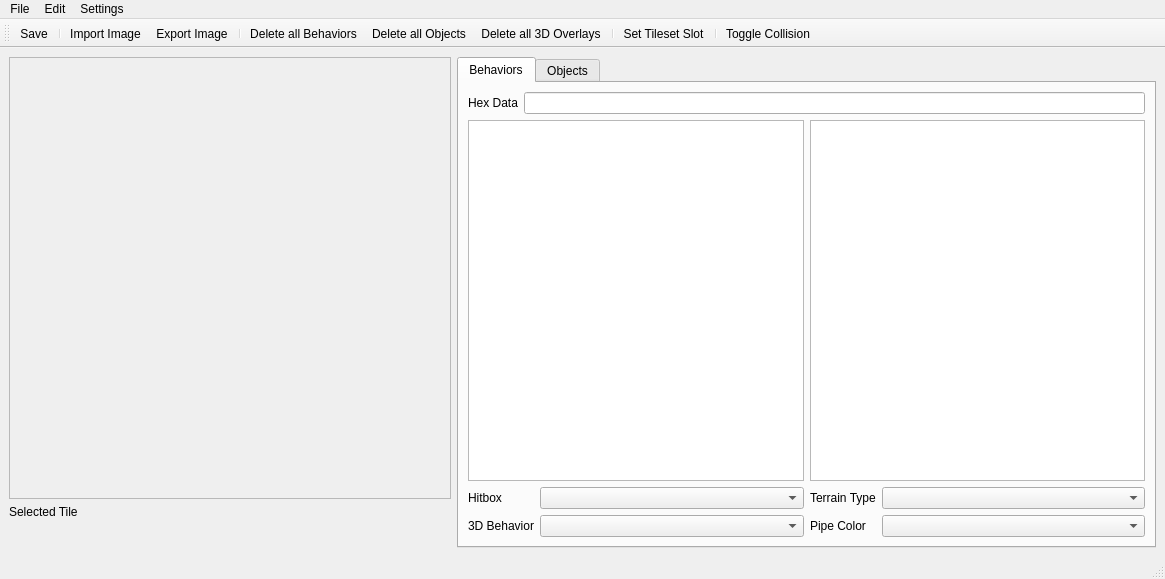
<?xml version="1.0" encoding="UTF-8"?>
<ui version="4.0">
 <class>TilesetEditorWindow</class>
 <widget class="QMainWindow" name="TilesetEditorWindow">
  <property name="geometry">
   <rect>
    <x>0</x>
    <y>0</y>
    <width>1165</width>
    <height>579</height>
   </rect>
  </property>
  <property name="windowTitle">
   <string>CoinKiller</string>
  </property>
  <widget class="QWidget" name="centralwidget">
   <layout class="QHBoxLayout" name="horizontalLayout_8">
    <item>
     <layout class="QVBoxLayout" name="sideBar">
      <property name="sizeConstraint">
       <enum>QLayout::SizeConstraint::SetFixedSize</enum>
      </property>
      <property name="leftMargin">
       <number>0</number>
      </property>
      <property name="topMargin">
       <number>0</number>
      </property>
      <property name="rightMargin">
       <number>0</number>
      </property>
      <property name="bottomMargin">
       <number>0</number>
      </property>
      <item>
       <widget class="QScrollArea" name="tilesetPicker">
        <property name="sizePolicy">
         <sizepolicy hsizetype="Fixed" vsizetype="Fixed">
          <horstretch>0</horstretch>
          <verstretch>0</verstretch>
         </sizepolicy>
        </property>
        <property name="minimumSize">
         <size>
          <width>442</width>
          <height>442</height>
         </size>
        </property>
        <property name="maximumSize">
         <size>
          <width>442</width>
          <height>442</height>
         </size>
        </property>
        <property name="widgetResizable">
         <bool>true</bool>
        </property>
        <widget class="QWidget" name="scrollAreaWidgetContents">
         <property name="geometry">
          <rect>
           <x>0</x>
           <y>0</y>
           <width>440</width>
           <height>440</height>
          </rect>
         </property>
        </widget>
       </widget>
      </item>
      <item>
       <widget class="QLabel" name="selectedTileLabel">
        <property name="sizePolicy">
         <sizepolicy hsizetype="Fixed" vsizetype="Preferred">
          <horstretch>0</horstretch>
          <verstretch>0</verstretch>
         </sizepolicy>
        </property>
        <property name="text">
         <string>Selected Tile</string>
        </property>
       </widget>
      </item>
      <item>
       <spacer name="verticalSpacer">
        <property name="orientation">
         <enum>Qt::Orientation::Vertical</enum>
        </property>
        <property name="sizeHint" stdset="0">
         <size>
          <width>20</width>
          <height>40</height>
         </size>
        </property>
       </spacer>
      </item>
     </layout>
    </item>
    <item>
     <widget class="QTabWidget" name="tabWidget">
      <property name="currentIndex">
       <number>0</number>
      </property>
      <widget class="QWidget" name="behaviorsTab">
       <attribute name="title">
        <string>Behaviors</string>
       </attribute>
       <layout class="QVBoxLayout" name="verticalLayout_3">
        <item>
         <layout class="QHBoxLayout" name="horizontalLayout_2">
          <item>
           <widget class="QLabel" name="hexLabel">
            <property name="text">
             <string>Hex Data</string>
            </property>
           </widget>
          </item>
          <item>
           <widget class="QLineEdit" name="hexLineEdit">
            <property name="text">
             <string/>
            </property>
            <property name="placeholderText">
             <string/>
            </property>
           </widget>
          </item>
         </layout>
        </item>
        <item>
         <layout class="QHBoxLayout" name="horizontalLayout_3">
          <item>
           <layout class="QVBoxLayout" name="verticalLayout">
            <item>
             <widget class="QListView" name="sBehaviorListView">
              <property name="minimumSize">
               <size>
                <width>250</width>
                <height>0</height>
               </size>
              </property>
              <property name="editTriggers">
               <set>QAbstractItemView::EditTrigger::NoEditTriggers</set>
              </property>
             </widget>
            </item>
            <item>
             <layout class="QGridLayout" name="gridLayout_2">
              <item row="0" column="0">
               <widget class="QLabel" name="hitboxLabel">
                <property name="sizePolicy">
                 <sizepolicy hsizetype="Minimum" vsizetype="Preferred">
                  <horstretch>0</horstretch>
                  <verstretch>0</verstretch>
                 </sizepolicy>
                </property>
                <property name="minimumSize">
                 <size>
                  <width>0</width>
                  <height>0</height>
                 </size>
                </property>
                <property name="maximumSize">
                 <size>
                  <width>16777215</width>
                  <height>16777215</height>
                 </size>
                </property>
                <property name="text">
                 <string>Hitbox</string>
                </property>
               </widget>
              </item>
              <item row="0" column="1">
               <widget class="QComboBox" name="hitBoxComboBox">
                <property name="sizePolicy">
                 <sizepolicy hsizetype="MinimumExpanding" vsizetype="Fixed">
                  <horstretch>0</horstretch>
                  <verstretch>0</verstretch>
                 </sizepolicy>
                </property>
               </widget>
              </item>
              <item row="1" column="0">
               <widget class="QLabel" name="behavior3dLabel">
                <property name="sizePolicy">
                 <sizepolicy hsizetype="Minimum" vsizetype="Preferred">
                  <horstretch>0</horstretch>
                  <verstretch>0</verstretch>
                 </sizepolicy>
                </property>
                <property name="minimumSize">
                 <size>
                  <width>0</width>
                  <height>0</height>
                 </size>
                </property>
                <property name="maximumSize">
                 <size>
                  <width>16777215</width>
                  <height>16777215</height>
                 </size>
                </property>
                <property name="text">
                 <string>3D Behavior</string>
                </property>
               </widget>
              </item>
              <item row="1" column="1">
               <widget class="QComboBox" name="depthComboBox">
                <property name="sizePolicy">
                 <sizepolicy hsizetype="MinimumExpanding" vsizetype="Fixed">
                  <horstretch>0</horstretch>
                  <verstretch>0</verstretch>
                 </sizepolicy>
                </property>
               </widget>
              </item>
             </layout>
            </item>
           </layout>
          </item>
          <item>
           <layout class="QVBoxLayout" name="verticalLayout_2">
            <item>
             <widget class="QListView" name="parameterListView">
              <property name="minimumSize">
               <size>
                <width>250</width>
                <height>0</height>
               </size>
              </property>
              <property name="editTriggers">
               <set>QAbstractItemView::EditTrigger::NoEditTriggers</set>
              </property>
             </widget>
            </item>
            <item>
             <layout class="QGridLayout" name="gridLayout_3">
              <item row="0" column="0">
               <widget class="QLabel" name="terrainTypeLabel">
                <property name="sizePolicy">
                 <sizepolicy hsizetype="Minimum" vsizetype="Preferred">
                  <horstretch>0</horstretch>
                  <verstretch>0</verstretch>
                 </sizepolicy>
                </property>
                <property name="minimumSize">
                 <size>
                  <width>0</width>
                  <height>0</height>
                 </size>
                </property>
                <property name="maximumSize">
                 <size>
                  <width>16777215</width>
                  <height>16777215</height>
                 </size>
                </property>
                <property name="text">
                 <string>Terrain Type</string>
                </property>
               </widget>
              </item>
              <item row="0" column="1">
               <widget class="QComboBox" name="terrainTypeComboBox">
                <property name="sizePolicy">
                 <sizepolicy hsizetype="MinimumExpanding" vsizetype="Fixed">
                  <horstretch>0</horstretch>
                  <verstretch>0</verstretch>
                 </sizepolicy>
                </property>
               </widget>
              </item>
              <item row="1" column="0">
               <widget class="QLabel" name="pipeColorLabel">
                <property name="sizePolicy">
                 <sizepolicy hsizetype="Minimum" vsizetype="Preferred">
                  <horstretch>0</horstretch>
                  <verstretch>0</verstretch>
                 </sizepolicy>
                </property>
                <property name="minimumSize">
                 <size>
                  <width>0</width>
                  <height>0</height>
                 </size>
                </property>
                <property name="maximumSize">
                 <size>
                  <width>16777215</width>
                  <height>16777215</height>
                 </size>
                </property>
                <property name="text">
                 <string>Pipe Color</string>
                </property>
               </widget>
              </item>
              <item row="1" column="1">
               <widget class="QComboBox" name="pipeColorComboBox">
                <property name="enabled">
                 <bool>true</bool>
                </property>
                <property name="sizePolicy">
                 <sizepolicy hsizetype="MinimumExpanding" vsizetype="Fixed">
                  <horstretch>0</horstretch>
                  <verstretch>0</verstretch>
                 </sizepolicy>
                </property>
               </widget>
              </item>
             </layout>
            </item>
           </layout>
          </item>
         </layout>
        </item>
       </layout>
      </widget>
      <widget class="QWidget" name="objectsTab">
       <attribute name="title">
        <string>Objects</string>
       </attribute>
       <layout class="QHBoxLayout" name="horizontalLayout">
        <item>
         <layout class="QGridLayout" name="gridLayout_4">
          <item row="0" column="0" colspan="2">
           <widget class="QListView" name="objectsListView">
            <property name="sizePolicy">
             <sizepolicy hsizetype="Expanding" vsizetype="Expanding">
              <horstretch>0</horstretch>
              <verstretch>0</verstretch>
             </sizepolicy>
            </property>
            <property name="minimumSize">
             <size>
              <width>250</width>
              <height>0</height>
             </size>
            </property>
            <property name="maximumSize">
             <size>
              <width>16777215</width>
              <height>16777215</height>
             </size>
            </property>
            <property name="editTriggers">
             <set>QAbstractItemView::EditTrigger::NoEditTriggers</set>
            </property>
           </widget>
          </item>
          <item row="1" column="0">
           <widget class="QPushButton" name="addObjectPushButton">
            <property name="sizePolicy">
             <sizepolicy hsizetype="Preferred" vsizetype="Fixed">
              <horstretch>0</horstretch>
              <verstretch>0</verstretch>
             </sizepolicy>
            </property>
            <property name="text">
             <string>Add Object</string>
            </property>
           </widget>
          </item>
          <item row="1" column="1">
           <widget class="QPushButton" name="removeObjectButton">
            <property name="sizePolicy">
             <sizepolicy hsizetype="Preferred" vsizetype="Fixed">
              <horstretch>0</horstretch>
              <verstretch>0</verstretch>
             </sizepolicy>
            </property>
            <property name="text">
             <string>Remove Object</string>
            </property>
           </widget>
          </item>
          <item row="2" column="0">
           <widget class="QPushButton" name="moveObjectDownButton">
            <property name="sizePolicy">
             <sizepolicy hsizetype="Preferred" vsizetype="Fixed">
              <horstretch>0</horstretch>
              <verstretch>0</verstretch>
             </sizepolicy>
            </property>
            <property name="text">
             <string>Move Object Down</string>
            </property>
           </widget>
          </item>
          <item row="2" column="1">
           <widget class="QPushButton" name="moveObjectUpButton">
            <property name="sizePolicy">
             <sizepolicy hsizetype="Preferred" vsizetype="Fixed">
              <horstretch>0</horstretch>
              <verstretch>0</verstretch>
             </sizepolicy>
            </property>
            <property name="text">
             <string>Move Object Up</string>
            </property>
           </widget>
          </item>
         </layout>
        </item>
        <item>
         <layout class="QVBoxLayout" name="objectEditor">
          <item>
           <widget class="QGroupBox" name="objectGroupBox">
            <property name="sizePolicy">
             <sizepolicy hsizetype="Expanding" vsizetype="Fixed">
              <horstretch>0</horstretch>
              <verstretch>0</verstretch>
             </sizepolicy>
            </property>
            <property name="minimumSize">
             <size>
              <width>0</width>
              <height>0</height>
             </size>
            </property>
            <property name="title">
             <string>Object Settings</string>
            </property>
            <layout class="QGridLayout" name="gridLayout">
             <item row="3" column="1">
              <layout class="QHBoxLayout" name="horizontalLayout_13">
               <item>
                <widget class="QLabel" name="label_o1">
                 <property name="sizePolicy">
                  <sizepolicy hsizetype="Fixed" vsizetype="Preferred">
                   <horstretch>0</horstretch>
                   <verstretch>0</verstretch>
                  </sizepolicy>
                 </property>
                 <property name="text">
                  <string>Horiz. Repeat:</string>
                 </property>
                </widget>
               </item>
               <item>
                <widget class="QLabel" name="label_o2">
                 <property name="sizePolicy">
                  <sizepolicy hsizetype="Fixed" vsizetype="Preferred">
                   <horstretch>0</horstretch>
                   <verstretch>0</verstretch>
                  </sizepolicy>
                 </property>
                 <property name="text">
                  <string>Start:</string>
                 </property>
                </widget>
               </item>
               <item>
                <widget class="QSpinBox" name="hStartSpinBox">
                 <property name="sizePolicy">
                  <sizepolicy hsizetype="Preferred" vsizetype="Fixed">
                   <horstretch>0</horstretch>
                   <verstretch>0</verstretch>
                  </sizepolicy>
                 </property>
                </widget>
               </item>
               <item>
                <widget class="QLabel" name="label_o3">
                 <property name="sizePolicy">
                  <sizepolicy hsizetype="Fixed" vsizetype="Preferred">
                   <horstretch>0</horstretch>
                   <verstretch>0</verstretch>
                  </sizepolicy>
                 </property>
                 <property name="text">
                  <string>End:</string>
                 </property>
                </widget>
               </item>
               <item>
                <widget class="QSpinBox" name="hEndSpinBox"/>
               </item>
              </layout>
             </item>
             <item row="4" column="1">
              <layout class="QHBoxLayout" name="horizontalLayout_14">
               <item>
                <widget class="QLabel" name="label_o4">
                 <property name="minimumSize">
                  <size>
                   <width>70</width>
                   <height>0</height>
                  </size>
                 </property>
                 <property name="text">
                  <string>Vert. Repeat:</string>
                 </property>
                </widget>
               </item>
               <item>
                <widget class="QLabel" name="label_o5">
                 <property name="sizePolicy">
                  <sizepolicy hsizetype="Fixed" vsizetype="Preferred">
                   <horstretch>0</horstretch>
                   <verstretch>0</verstretch>
                  </sizepolicy>
                 </property>
                 <property name="text">
                  <string>Start:</string>
                 </property>
                </widget>
               </item>
               <item>
                <widget class="QSpinBox" name="vStartSpinBox"/>
               </item>
               <item>
                <widget class="QLabel" name="label_o6">
                 <property name="sizePolicy">
                  <sizepolicy hsizetype="Fixed" vsizetype="Preferred">
                   <horstretch>0</horstretch>
                   <verstretch>0</verstretch>
                  </sizepolicy>
                 </property>
                 <property name="text">
                  <string>End:</string>
                 </property>
                </widget>
               </item>
               <item>
                <widget class="QSpinBox" name="vEndSpinBox"/>
               </item>
              </layout>
             </item>
             <item row="0" column="1">
              <layout class="QHBoxLayout" name="horizontalLayout_12">
               <item>
                <widget class="QLabel" name="label_6">
                 <property name="sizePolicy">
                  <sizepolicy hsizetype="Fixed" vsizetype="Fixed">
                   <horstretch>0</horstretch>
                   <verstretch>0</verstretch>
                  </sizepolicy>
                 </property>
                 <property name="text">
                  <string>Width:</string>
                 </property>
                </widget>
               </item>
               <item>
                <widget class="QSpinBox" name="oWidthSpinBox">
                 <property name="sizePolicy">
                  <sizepolicy hsizetype="Preferred" vsizetype="Preferred">
                   <horstretch>0</horstretch>
                   <verstretch>0</verstretch>
                  </sizepolicy>
                 </property>
                 <property name="minimumSize">
                  <size>
                   <width>50</width>
                   <height>20</height>
                  </size>
                 </property>
                 <property name="maximumSize">
                  <size>
                   <width>16777215</width>
                   <height>20</height>
                  </size>
                 </property>
                 <property name="minimum">
                  <number>1</number>
                 </property>
                 <property name="maximum">
                  <number>35</number>
                 </property>
                </widget>
               </item>
               <item>
                <widget class="QLabel" name="label_7">
                 <property name="sizePolicy">
                  <sizepolicy hsizetype="Fixed" vsizetype="Fixed">
                   <horstretch>0</horstretch>
                   <verstretch>0</verstretch>
                  </sizepolicy>
                 </property>
                 <property name="text">
                  <string>Height:</string>
                 </property>
                </widget>
               </item>
               <item>
                <widget class="QSpinBox" name="oHeightSpinBox">
                 <property name="sizePolicy">
                  <sizepolicy hsizetype="Preferred" vsizetype="Fixed">
                   <horstretch>0</horstretch>
                   <verstretch>0</verstretch>
                  </sizepolicy>
                 </property>
                 <property name="minimumSize">
                  <size>
                   <width>50</width>
                   <height>20</height>
                  </size>
                 </property>
                 <property name="maximumSize">
                  <size>
                   <width>16777215</width>
                   <height>20</height>
                  </size>
                 </property>
                 <property name="minimum">
                  <number>1</number>
                 </property>
                 <property name="maximum">
                  <number>35</number>
                 </property>
                </widget>
               </item>
              </layout>
             </item>
             <item row="2" column="0">
              <widget class="QLabel" name="label_8">
               <property name="sizePolicy">
                <sizepolicy hsizetype="Fixed" vsizetype="Preferred">
                 <horstretch>0</horstretch>
                 <verstretch>0</verstretch>
                </sizepolicy>
               </property>
               <property name="minimumSize">
                <size>
                 <width>0</width>
                 <height>0</height>
                </size>
               </property>
               <property name="text">
                <string>Behavior:</string>
               </property>
              </widget>
             </item>
             <item row="1" column="1">
              <layout class="QHBoxLayout" name="horizontalLayout_10">
               <item>
                <widget class="QCheckBox" name="randHorizontalCheckBox">
                 <property name="sizePolicy">
                  <sizepolicy hsizetype="Fixed" vsizetype="Fixed">
                   <horstretch>0</horstretch>
                   <verstretch>0</verstretch>
                  </sizepolicy>
                 </property>
                 <property name="text">
                  <string>Horizontal</string>
                 </property>
                </widget>
               </item>
               <item>
                <widget class="QCheckBox" name="randVerticalCheckBox">
                 <property name="sizePolicy">
                  <sizepolicy hsizetype="Fixed" vsizetype="Fixed">
                   <horstretch>0</horstretch>
                   <verstretch>0</verstretch>
                  </sizepolicy>
                 </property>
                 <property name="text">
                  <string>Vertical</string>
                 </property>
                </widget>
               </item>
               <item>
                <widget class="QLabel" name="label_9">
                 <property name="sizePolicy">
                  <sizepolicy hsizetype="Fixed" vsizetype="Preferred">
                   <horstretch>0</horstretch>
                   <verstretch>0</verstretch>
                  </sizepolicy>
                 </property>
                 <property name="text">
                  <string>Tiles:</string>
                 </property>
                </widget>
               </item>
               <item>
                <widget class="QSpinBox" name="randTilesSpinBox">
                 <property name="sizePolicy">
                  <sizepolicy hsizetype="Preferred" vsizetype="Fixed">
                   <horstretch>0</horstretch>
                   <verstretch>0</verstretch>
                  </sizepolicy>
                 </property>
                 <property name="minimumSize">
                  <size>
                   <width>50</width>
                   <height>0</height>
                  </size>
                 </property>
                 <property name="maximum">
                  <number>15</number>
                 </property>
                 <property name="value">
                  <number>0</number>
                 </property>
                </widget>
               </item>
              </layout>
             </item>
             <item row="1" column="0">
              <widget class="QLabel" name="label_10">
               <property name="text">
                <string>Randomize:</string>
               </property>
              </widget>
             </item>
             <item row="0" column="0">
              <widget class="QLabel" name="label_11">
               <property name="minimumSize">
                <size>
                 <width>0</width>
                 <height>0</height>
                </size>
               </property>
               <property name="text">
                <string>Size:</string>
               </property>
              </widget>
             </item>
             <item row="2" column="1">
              <widget class="QComboBox" name="oBehaviorComboBox"/>
             </item>
            </layout>
           </widget>
          </item>
          <item>
           <spacer name="objectEditorSpacer">
            <property name="orientation">
             <enum>Qt::Orientation::Vertical</enum>
            </property>
            <property name="sizeHint" stdset="0">
             <size>
              <width>20</width>
              <height>40</height>
             </size>
            </property>
           </spacer>
          </item>
          <item>
           <widget class="QLabel" name="selTileDataLabel">
            <property name="sizePolicy">
             <sizepolicy hsizetype="Expanding" vsizetype="Fixed">
              <horstretch>0</horstretch>
              <verstretch>0</verstretch>
             </sizepolicy>
            </property>
            <property name="text">
             <string>Tile Data</string>
            </property>
           </widget>
          </item>
         </layout>
        </item>
       </layout>
      </widget>
     </widget>
    </item>
   </layout>
  </widget>
  <widget class="QMenuBar" name="menubar">
   <property name="geometry">
    <rect>
     <x>0</x>
     <y>0</y>
     <width>1165</width>
     <height>23</height>
    </rect>
   </property>
   <widget class="QMenu" name="menuFile">
    <property name="title">
     <string>File</string>
    </property>
    <addaction name="actionSave"/>
   </widget>
   <widget class="QMenu" name="menuSettings">
    <property name="title">
     <string>Settings</string>
    </property>
    <addaction name="actionSetBackgroundColor"/>
    <addaction name="actionShowObjectMarkers"/>
   </widget>
   <widget class="QMenu" name="menuEdit">
    <property name="title">
     <string>Edit</string>
    </property>
    <addaction name="actionImportImage"/>
    <addaction name="actionImportImageWithPadding"/>
    <addaction name="actionImportImageReplaceSelection"/>
    <addaction name="actionExportImage"/>
    <addaction name="separator"/>
    <addaction name="actionDeleteAllBehaviors"/>
    <addaction name="actionDeleteAllObjects"/>
    <addaction name="actionDeleteAll3DOverlays"/>
    <addaction name="separator"/>
    <addaction name="actionSetTilesetSlot"/>
   </widget>
   <addaction name="menuFile"/>
   <addaction name="menuEdit"/>
   <addaction name="menuSettings"/>
  </widget>
  <widget class="QToolBar" name="toolBar">
   <property name="windowTitle">
    <string>Toolbar</string>
   </property>
   <property name="movable">
    <bool>true</bool>
   </property>
   <attribute name="toolBarArea">
    <enum>TopToolBarArea</enum>
   </attribute>
   <attribute name="toolBarBreak">
    <bool>false</bool>
   </attribute>
   <addaction name="actionSave"/>
   <addaction name="separator"/>
   <addaction name="actionImportImage"/>
   <addaction name="actionExportImage"/>
   <addaction name="separator"/>
   <addaction name="actionDeleteAllBehaviors"/>
   <addaction name="actionDeleteAllObjects"/>
   <addaction name="actionDeleteAll3DOverlays"/>
   <addaction name="separator"/>
   <addaction name="actionSetTilesetSlot"/>
   <addaction name="separator"/>
   <addaction name="actionToggleCollision"/>
  </widget>
  <widget class="QStatusBar" name="statusBar"/>
  <action name="actionExportImage">
   <property name="text">
    <string>Export Image...</string>
   </property>
   <property name="toolTip">
    <string>Export Image...</string>
   </property>
   <property name="shortcut">
    <string>Ctrl+E</string>
   </property>
  </action>
  <action name="actionSetBackgroundColor">
   <property name="text">
    <string>Set Background Color</string>
   </property>
   <property name="toolTip">
    <string>Set Background Color</string>
   </property>
  </action>
  <action name="actionSave">
   <property name="text">
    <string>Save</string>
   </property>
   <property name="toolTip">
    <string>Save</string>
   </property>
   <property name="shortcut">
    <string>Ctrl+S</string>
   </property>
  </action>
  <action name="actionDeleteAllObjects">
   <property name="text">
    <string>Delete all Objects</string>
   </property>
   <property name="toolTip">
    <string>Delete all Objects</string>
   </property>
  </action>
  <action name="actionSetTilesetSlot">
   <property name="text">
    <string>Set Tileset Slot</string>
   </property>
   <property name="toolTip">
    <string>Set Tileset Slot</string>
   </property>
  </action>
  <action name="actionDeleteAll3DOverlays">
   <property name="text">
    <string>Delete all 3D Overlays</string>
   </property>
   <property name="toolTip">
    <string>Delete all 3D Overlays</string>
   </property>
  </action>
  <action name="actionImportImage">
   <property name="text">
    <string>Import Image...</string>
   </property>
   <property name="toolTip">
    <string>Import Image...</string>
   </property>
   <property name="shortcut">
    <string>Ctrl+I</string>
   </property>
  </action>
  <action name="actionShowObjectMarkers">
   <property name="checkable">
    <bool>true</bool>
   </property>
   <property name="text">
    <string>Show Object Markers</string>
   </property>
   <property name="toolTip">
    <string>Show Object Markers</string>
   </property>
  </action>
  <action name="actionDeleteAllBehaviors">
   <property name="text">
    <string>Delete all Behaviors</string>
   </property>
   <property name="toolTip">
    <string>Delete all Behaviors</string>
   </property>
  </action>
  <action name="actionToggleCollision">
   <property name="checkable">
    <bool>true</bool>
   </property>
   <property name="text">
    <string>Toggle Collision</string>
   </property>
   <property name="toolTip">
    <string>Toggle Collision</string>
   </property>
  </action>
  <action name="actionImportImageWithPadding">
   <property name="text">
    <string>Import Image (With Padding)...</string>
   </property>
   <property name="toolTip">
    <string>Import Image (With Padding)...</string>
   </property>
   <property name="shortcut">
    <string>Ctrl+Alt+I</string>
   </property>
  </action>
  <action name="actionImportImageReplaceSelection">
   <property name="text">
    <string>Import Image (Re&amp;place Selection)...</string>
   </property>
   <property name="toolTip">
    <string>Replace the selected tiles with an image while keeping all other tiles untouched</string>
   </property>
   <property name="menuRole">
    <enum>QAction::MenuRole::NoRole</enum>
   </property>
  </action>
 </widget>
 <resources/>
 <connections/>
</ui>
